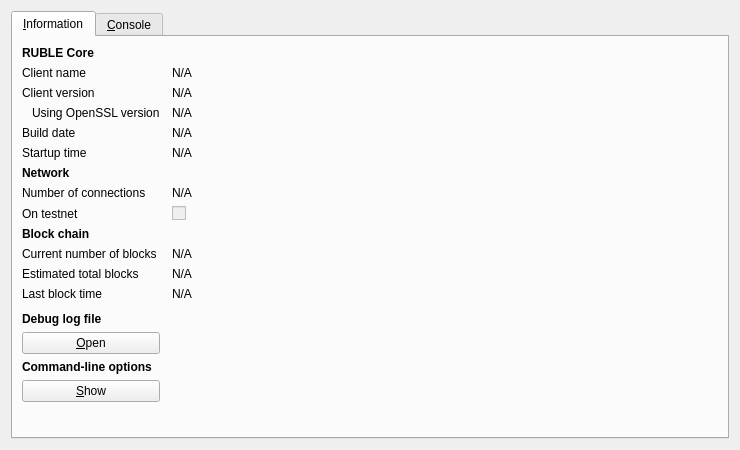
<?xml version="1.0" encoding="UTF-8"?>
<ui version="4.0">
 <class>RPCConsole</class>
 <widget class="QDialog" name="RPCConsole">
  <property name="geometry">
   <rect>
    <x>0</x>
    <y>0</y>
    <width>740</width>
    <height>450</height>
   </rect>
  </property>
  <property name="windowTitle">
   <string>RUBLE - Debug window</string>
  </property>
  <layout class="QVBoxLayout" name="verticalLayout_2">
   <item>
    <widget class="QTabWidget" name="tabWidget">
     <property name="currentIndex">
      <number>0</number>
     </property>
     <widget class="QWidget" name="tab_info">
      <attribute name="title">
       <string>&amp;Information</string>
      </attribute>
      <layout class="QGridLayout" name="gridLayout" columnstretch="0,1">
       <property name="horizontalSpacing">
        <number>12</number>
       </property>
       <item row="0" column="0">
        <widget class="QLabel" name="label_9">
         <property name="font">
          <font>
           <weight>75</weight>
           <bold>true</bold>
          </font>
         </property>
         <property name="text">
          <string>RUBLE Core</string>
         </property>
        </widget>
       </item>
       <item row="1" column="0">
        <widget class="QLabel" name="label_5">
         <property name="text">
          <string>Client name</string>
         </property>
        </widget>
       </item>
       <item row="1" column="1">
        <widget class="QLabel" name="clientName">
         <property name="cursor">
          <cursorShape>IBeamCursor</cursorShape>
         </property>
         <property name="text">
          <string>N/A</string>
         </property>
         <property name="textFormat">
          <enum>Qt::PlainText</enum>
         </property>
         <property name="textInteractionFlags">
          <set>Qt::LinksAccessibleByMouse|Qt::TextSelectableByKeyboard|Qt::TextSelectableByMouse</set>
         </property>
        </widget>
       </item>
       <item row="2" column="0">
        <widget class="QLabel" name="label_6">
         <property name="text">
          <string>Client version</string>
         </property>
        </widget>
       </item>
       <item row="2" column="1">
        <widget class="QLabel" name="clientVersion">
         <property name="cursor">
          <cursorShape>IBeamCursor</cursorShape>
         </property>
         <property name="text">
          <string>N/A</string>
         </property>
         <property name="textFormat">
          <enum>Qt::PlainText</enum>
         </property>
         <property name="textInteractionFlags">
          <set>Qt::LinksAccessibleByMouse|Qt::TextSelectableByKeyboard|Qt::TextSelectableByMouse</set>
         </property>
        </widget>
       </item>
       <item row="3" column="0">
        <widget class="QLabel" name="label_14">
         <property name="text">
          <string>Using OpenSSL version</string>
         </property>
         <property name="indent">
          <number>10</number>
         </property>
        </widget>
       </item>
       <item row="3" column="1">
        <widget class="QLabel" name="openSSLVersion">
         <property name="cursor">
          <cursorShape>IBeamCursor</cursorShape>
         </property>
         <property name="text">
          <string>N/A</string>
         </property>
         <property name="textFormat">
          <enum>Qt::PlainText</enum>
         </property>
         <property name="textInteractionFlags">
          <set>Qt::LinksAccessibleByMouse|Qt::TextSelectableByKeyboard|Qt::TextSelectableByMouse</set>
         </property>
        </widget>
       </item>
       <item row="4" column="0">
        <widget class="QLabel" name="label_12">
         <property name="text">
          <string>Build date</string>
         </property>
        </widget>
       </item>
       <item row="4" column="1">
        <widget class="QLabel" name="buildDate">
         <property name="cursor">
          <cursorShape>IBeamCursor</cursorShape>
         </property>
         <property name="text">
          <string>N/A</string>
         </property>
         <property name="textFormat">
          <enum>Qt::PlainText</enum>
         </property>
         <property name="textInteractionFlags">
          <set>Qt::LinksAccessibleByMouse|Qt::TextSelectableByKeyboard|Qt::TextSelectableByMouse</set>
         </property>
        </widget>
       </item>
       <item row="5" column="0">
        <widget class="QLabel" name="label_13">
         <property name="text">
          <string>Startup time</string>
         </property>
        </widget>
       </item>
       <item row="5" column="1">
        <widget class="QLabel" name="startupTime">
         <property name="cursor">
          <cursorShape>IBeamCursor</cursorShape>
         </property>
         <property name="text">
          <string>N/A</string>
         </property>
         <property name="textFormat">
          <enum>Qt::PlainText</enum>
         </property>
         <property name="textInteractionFlags">
          <set>Qt::LinksAccessibleByMouse|Qt::TextSelectableByKeyboard|Qt::TextSelectableByMouse</set>
         </property>
        </widget>
       </item>
       <item row="6" column="0">
        <widget class="QLabel" name="label_11">
         <property name="font">
          <font>
           <weight>75</weight>
           <bold>true</bold>
          </font>
         </property>
         <property name="text">
          <string>Network</string>
         </property>
        </widget>
       </item>
       <item row="7" column="0">
        <widget class="QLabel" name="label_7">
         <property name="text">
          <string>Number of connections</string>
         </property>
        </widget>
       </item>
       <item row="7" column="1">
        <widget class="QLabel" name="numberOfConnections">
         <property name="cursor">
          <cursorShape>IBeamCursor</cursorShape>
         </property>
         <property name="text">
          <string>N/A</string>
         </property>
         <property name="textFormat">
          <enum>Qt::PlainText</enum>
         </property>
         <property name="textInteractionFlags">
          <set>Qt::LinksAccessibleByMouse|Qt::TextSelectableByKeyboard|Qt::TextSelectableByMouse</set>
         </property>
        </widget>
       </item>
       <item row="8" column="0">
        <widget class="QLabel" name="label_8">
         <property name="text">
          <string>On testnet</string>
         </property>
        </widget>
       </item>
       <item row="8" column="1">
        <widget class="QCheckBox" name="isTestNet">
         <property name="enabled">
          <bool>false</bool>
         </property>
         <property name="text">
          <string/>
         </property>
        </widget>
       </item>
       <item row="9" column="0">
        <widget class="QLabel" name="label_10">
         <property name="font">
          <font>
           <weight>75</weight>
           <bold>true</bold>
          </font>
         </property>
         <property name="text">
          <string>Block chain</string>
         </property>
        </widget>
       </item>
       <item row="10" column="0">
        <widget class="QLabel" name="label_3">
         <property name="text">
          <string>Current number of blocks</string>
         </property>
        </widget>
       </item>
       <item row="10" column="1">
        <widget class="QLabel" name="numberOfBlocks">
         <property name="cursor">
          <cursorShape>IBeamCursor</cursorShape>
         </property>
         <property name="text">
          <string>N/A</string>
         </property>
         <property name="textFormat">
          <enum>Qt::PlainText</enum>
         </property>
         <property name="textInteractionFlags">
          <set>Qt::LinksAccessibleByMouse|Qt::TextSelectableByKeyboard|Qt::TextSelectableByMouse</set>
         </property>
        </widget>
       </item>
       <item row="11" column="0">
        <widget class="QLabel" name="label_4">
         <property name="text">
          <string>Estimated total blocks</string>
         </property>
        </widget>
       </item>
       <item row="11" column="1">
        <widget class="QLabel" name="totalBlocks">
         <property name="cursor">
          <cursorShape>IBeamCursor</cursorShape>
         </property>
         <property name="text">
          <string>N/A</string>
         </property>
         <property name="textFormat">
          <enum>Qt::PlainText</enum>
         </property>
         <property name="textInteractionFlags">
          <set>Qt::LinksAccessibleByMouse|Qt::TextSelectableByKeyboard|Qt::TextSelectableByMouse</set>
         </property>
        </widget>
       </item>
       <item row="12" column="0">
        <widget class="QLabel" name="label_2">
         <property name="text">
          <string>Last block time</string>
         </property>
        </widget>
       </item>
       <item row="12" column="1">
        <widget class="QLabel" name="lastBlockTime">
         <property name="cursor">
          <cursorShape>IBeamCursor</cursorShape>
         </property>
         <property name="text">
          <string>N/A</string>
         </property>
         <property name="textFormat">
          <enum>Qt::PlainText</enum>
         </property>
         <property name="textInteractionFlags">
          <set>Qt::LinksAccessibleByMouse|Qt::TextSelectableByKeyboard|Qt::TextSelectableByMouse</set>
         </property>
        </widget>
       </item>
       <item row="13" column="0">
        <spacer name="verticalSpacer_2">
         <property name="orientation">
          <enum>Qt::Vertical</enum>
         </property>
         <property name="sizeHint" stdset="0">
          <size>
           <width>20</width>
           <height>20</height>
          </size>
         </property>
        </spacer>
       </item>
       <item row="14" column="0">
        <widget class="QLabel" name="labelDebugLogfile">
         <property name="font">
          <font>
           <weight>75</weight>
           <bold>true</bold>
          </font>
         </property>
         <property name="text">
          <string>Debug log file</string>
         </property>
        </widget>
       </item>
       <item row="15" column="0">
        <widget class="QPushButton" name="openDebugLogfileButton">
         <property name="toolTip">
          <string>Open the RUBLE debug log file from the current data directory. This can take a few seconds for large log files.</string>
         </property>
         <property name="text">
          <string>&amp;Open</string>
         </property>
         <property name="autoDefault">
          <bool>false</bool>
         </property>
        </widget>
       </item>
       <item row="16" column="0">
        <widget class="QLabel" name="labelCLOptions">
         <property name="font">
          <font>
           <weight>75</weight>
           <bold>true</bold>
          </font>
         </property>
         <property name="text">
          <string>Command-line options</string>
         </property>
        </widget>
       </item>
       <item row="17" column="0">
        <widget class="QPushButton" name="showCLOptionsButton">
         <property name="toolTip">
          <string>Show the RUBLE-Qt help message to get a list with possible RUBLE command-line options.</string>
         </property>
         <property name="text">
          <string>&amp;Show</string>
         </property>
         <property name="autoDefault">
          <bool>false</bool>
         </property>
        </widget>
       </item>
       <item row="18" column="0">
        <spacer name="verticalSpacer">
         <property name="orientation">
          <enum>Qt::Vertical</enum>
         </property>
         <property name="sizeHint" stdset="0">
          <size>
           <width>20</width>
           <height>40</height>
          </size>
         </property>
        </spacer>
       </item>
      </layout>
     </widget>
     <widget class="QWidget" name="tab_console">
      <attribute name="title">
       <string>&amp;Console</string>
      </attribute>
      <layout class="QVBoxLayout" name="verticalLayout_3">
       <property name="spacing">
        <number>3</number>
       </property>
       <item>
        <widget class="QTextEdit" name="messagesWidget">
         <property name="minimumSize">
          <size>
           <width>0</width>
           <height>100</height>
          </size>
         </property>
         <property name="readOnly">
          <bool>true</bool>
         </property>
         <property name="tabKeyNavigation" stdset="0">
          <bool>false</bool>
         </property>
         <property name="columnCount" stdset="0">
          <number>2</number>
         </property>
        </widget>
       </item>
       <item>
        <layout class="QHBoxLayout" name="horizontalLayout">
         <property name="spacing">
          <number>3</number>
         </property>
         <item>
          <widget class="QLabel" name="label">
           <property name="text">
            <string notr="true">&gt;</string>
           </property>
          </widget>
         </item>
         <item>
          <widget class="QLineEdit" name="lineEdit"/>
         </item>
         <item>
          <widget class="QPushButton" name="clearButton">
           <property name="maximumSize">
            <size>
             <width>24</width>
             <height>24</height>
            </size>
           </property>
           <property name="toolTip">
            <string>Clear console</string>
           </property>
           <property name="text">
            <string/>
           </property>
           <property name="icon">
            <iconset resource="../bitcoin.qrc">
             <normaloff>:/icons/remove</normaloff>:/icons/remove</iconset>
           </property>
           <property name="shortcut">
            <string notr="true">Ctrl+L</string>
           </property>
           <property name="autoDefault">
            <bool>false</bool>
           </property>
          </widget>
         </item>
        </layout>
       </item>
      </layout>
     </widget>
    </widget>
   </item>
  </layout>
 </widget>
 <resources>
  <include location="../bitcoin.qrc"/>
 </resources>
 <connections/>
</ui>
